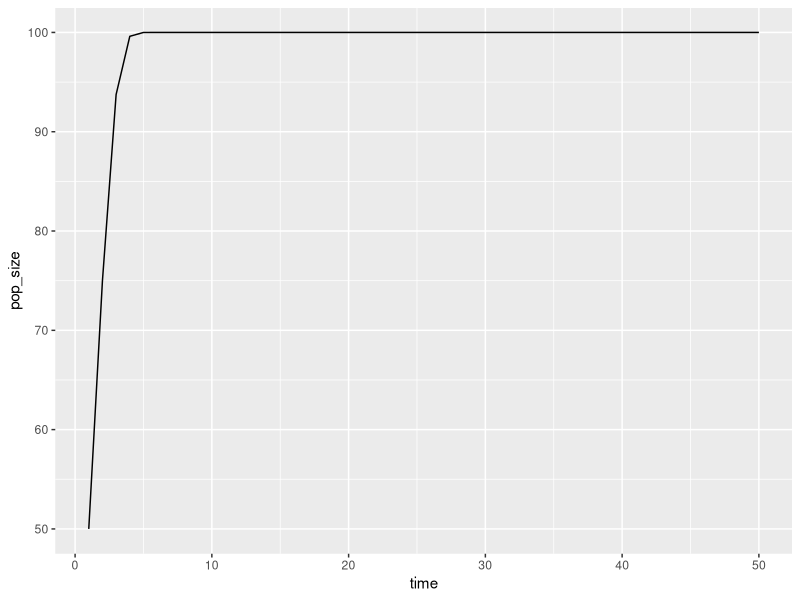
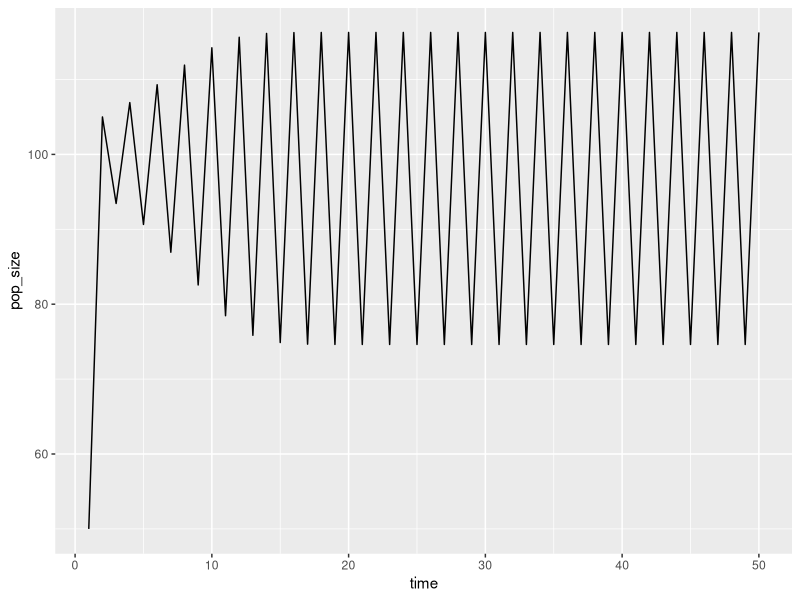
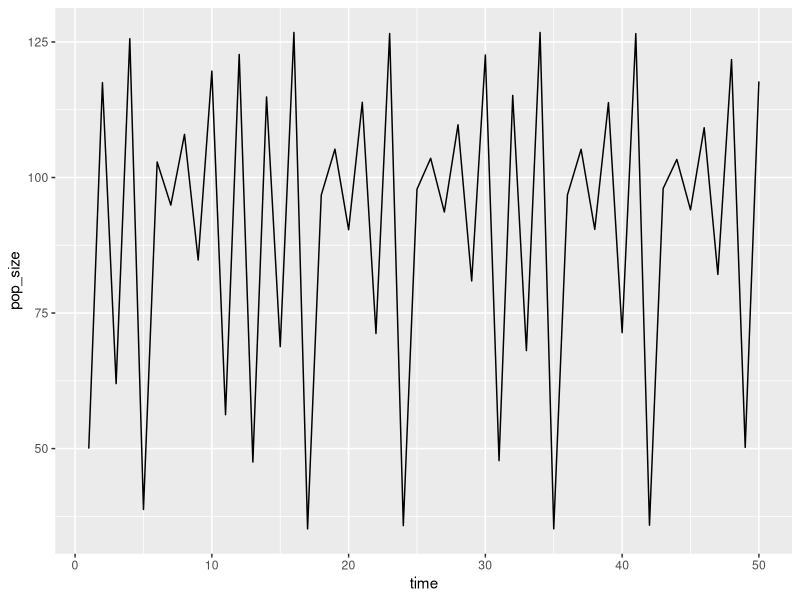
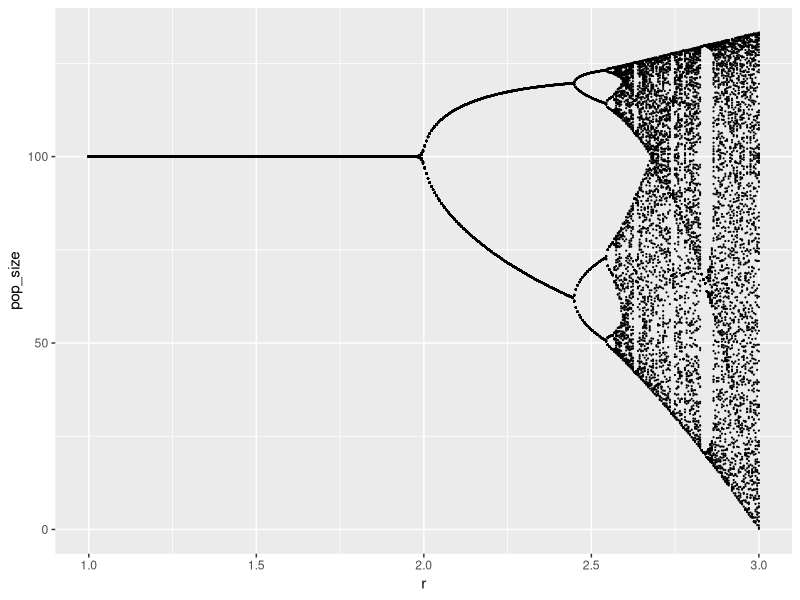

Source code (R) for these figures, in order:
## ---- chunk 1
library(tidyverse)
## ---- chunk 2
growth <- function(xt, r, K){
  r * xt * (1 - xt / K)
}
## ---- chunk 3
simulate <- function(max_time, x0, r, K){

  x <- numeric(max_time)
  x[1] <- x0
  
  for (t in 1:(max_time - 1)) {
    x[t + 1] <- x[t] + growth(x[t], r = r, K)
  }
  
  pop_data <- data_frame(time = 1:max_time, pop_size = x)
  pop_data
}

## ---- chunk 4
simulate(50, 50, 1, 100) %>%
  ggplot(aes(time, pop_size)) + geom_line()

simulate(50, 50, 2.2, 100) %>%
  ggplot(aes(time, pop_size)) + geom_line()

simulate(50, 50, 2.7, 100) %>%
  ggplot(aes(time, pop_size)) + geom_line()
## ---- chunk 5
## Try all these values of r
r_range <- seq(1,3, length.out = 400)


## An initial simulation. 
df <- simulate(300, 10, r_range[1], 100) %>% 
    filter(time > 200)  %>% # use only the long-term behavior
    mutate(r = r_range[1])  # store the value of r that we used.

# Okay, now repeat this for all values of r: 
for (r in r_range) {
  
  df1 <- simulate(300, 10, r, 100) %>% 
    filter(time > 200) %>% 
    mutate(r = r)
  
  ## technical note: this could be slow for really big data, technically we should "initialize" this first.
  ## Instead, we'll later learn how to automate that with functional programming. 
  df <- bind_rows(df, df1)
  
}
## ---- chunk 6
df %>% 
  ggplot(aes(r, pop_size)) + 
  geom_point(size = 0.1)


